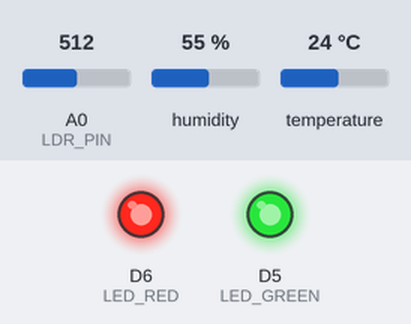
Recording of a sketch running on a simulated ESP8266 (NodeMCU). Shown: output pins drawn as LEDs (lit = HIGH). Inputs (shaded band) come from the test bench; at power-on: A0 (LDR_PIN) = 512, humidity 55 %, temperature 24 °C. WiFi joins after 1.5 s; servers stay silent unless stated; uploads are accepted with an empty reply; what the sketch prints to the serial monitor is not drawn.

Above: at 0.1 s.
At 0.6 s:
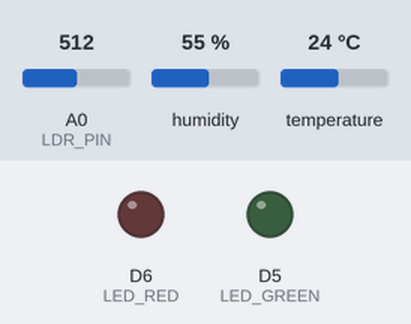
At 1.1 s:
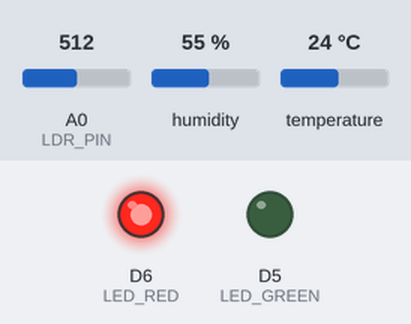
At 2.1 s:
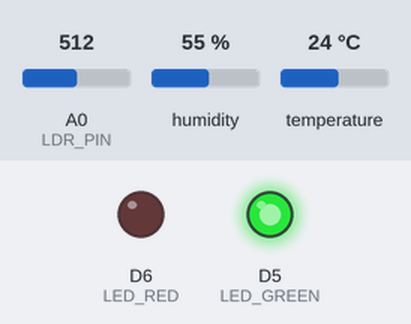
Timing chart, 0 to 3.6 s (numbered marks = the images above):
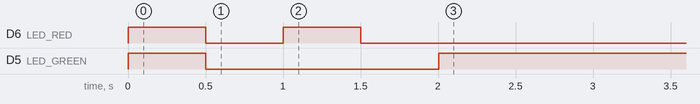

The sketch:

esp8266_telemetry.ino
```cpp
/*
 * ESP8266 Telemetry Sensor for Edge-Cloud Migration System
 *
 * Hardware:
 * - DHT22: Data pin -> D4 (GPIO2)
 * - LDR: One leg to 3.3V, other to A0 with 10K resistor to GND
 * - Green LED: D5 (GPIO14) with 220 ohm resistor
 * - Red LED: D6 (GPIO12) with 220 ohm resistor
 *
 * Sends JSON telemetry over WiFi to Edge device
 */

#include <ESP8266WiFi.h>
#include <ESP8266HTTPClient.h>
#include <DHT.h>

// ========== CONFIGURATION ==========
const char* WIFI_SSID = "YOUR_WIFI_SSID";      // Change this!
const char* WIFI_PASS = "YOUR_WIFI_PASSWORD";   // Change this!
const char* EDGE_IP = "192.168.1.100";          // Edge device IP - Change this!
const int EDGE_PORT = 8080;                      // Edge telemetry port
// ====================================

// Pin definitions
#define DHT_PIN D4        // GPIO2
#define DHT_TYPE DHT22
#define LDR_PIN A0        // Analog pin
#define LED_GREEN D5      // GPIO14 - Task on Edge
#define LED_RED D6        // GPIO12 - Task on Cloud

DHT dht(DHT_PIN, DHT_TYPE);

// Thresholds
const float TEMP_WARNING = 35.0;    // Celsius
const int LIGHT_LOW = 300;          // LDR threshold (0-1024)

void setup() {
    Serial.begin(115200);
    Serial.println("\n[ESP8266] Edge-Cloud Telemetry Sensor Starting...");

    // Initialize pins
    pinMode(LED_GREEN, OUTPUT);
    pinMode(LED_RED, OUTPUT);
    pinMode(LDR_PIN, INPUT);

    // Startup LED test
    digitalWrite(LED_GREEN, HIGH);
    digitalWrite(LED_RED, HIGH);
    delay(500);
    digitalWrite(LED_GREEN, LOW);
    digitalWrite(LED_RED, LOW);

    // Initialize DHT
    dht.begin();

    // Connect to WiFi
    Serial.printf("[WIFI] Connecting to %s", WIFI_SSID);
    WiFi.begin(WIFI_SSID, WIFI_PASS);

    while (WiFi.status() != WL_CONNECTED) {
        delay(500);
        Serial.print(".");
        digitalWrite(LED_RED, !digitalRead(LED_RED)); // Blink while connecting
    }

    Serial.println("\n[WIFI] Connected!");
    Serial.printf("[WIFI] IP: %s\n", WiFi.localIP().toString().c_str());
    digitalWrite(LED_RED, LOW);
    digitalWrite(LED_GREEN, HIGH); // Solid green = connected
}

void loop() {
    // Read sensors
    float temperature = dht.readTemperature();
    float humidity = dht.readHumidity();
    int lightLevel = analogRead(LDR_PIN);
    int rssi = WiFi.RSSI();

    // Handle DHT read errors
    if (isnan(temperature) || isnan(humidity)) {
        Serial.println("[SENSOR] DHT read failed, using defaults");
        temperature = 25.0;
        humidity = 50.0;
    }

    // Calculate stress level (0-100)
    // Higher temp = more stress, lower light = more stress
    int stress = 0;
    if (temperature > TEMP_WARNING) stress += 40;
    if (temperature > 40.0) stress += 30;
    if (lightLevel < LIGHT_LOW) stress += 20;
    if (rssi < -70) stress += 10; // Weak WiFi signal
    if (stress > 100) stress = 100;

    // Build JSON payload
    String json = "{";
    json += "\"temperature\":" + String(temperature, 1) + ",";
    json += "\"humidity\":" + String(humidity, 1) + ",";
    json += "\"light\":" + String(lightLevel) + ",";
    json += "\"rssi\":" + String(rssi) + ",";
    json += "\"stress\":" + String(stress) + ",";
    json += "\"device\":\"esp8266\"";
    json += "}";

    Serial.printf("[SENSOR] Temp:%.1f°C Hum:%.1f%% Light:%d RSSI:%d Stress:%d%%\n",
                  temperature, humidity, lightLevel, rssi, stress);

    // Send to Edge device
    if (WiFi.status() == WL_CONNECTED) {
        WiFiClient client;
        HTTPClient http;

        String url = "http://" + String(EDGE_IP) + ":" + String(EDGE_PORT) + "/telemetry";
        http.begin(client, url);
        http.addHeader("Content-Type", "application/json");

        int httpCode = http.POST(json);

        if (httpCode > 0) {
            String response = http.getString();
            Serial.printf("[HTTP] Response: %s\n", response.c_str());

            // Parse response to control LEDs
            if (response.indexOf("\"status\":\"edge\"") > 0) {
                digitalWrite(LED_GREEN, HIGH);
                digitalWrite(LED_RED, LOW);
            } else if (response.indexOf("\"status\":\"cloud\"") > 0) {
                digitalWrite(LED_GREEN, LOW);
                digitalWrite(LED_RED, HIGH);
            } else if (response.indexOf("\"status\":\"idle\"") > 0) {
                digitalWrite(LED_GREEN, LOW);
                digitalWrite(LED_RED, LOW);
            }
        } else {
            Serial.printf("[HTTP] Failed: %s\n", http.errorToString(httpCode).c_str());
            // Blink both LEDs on error
            digitalWrite(LED_GREEN, HIGH);
            digitalWrite(LED_RED, HIGH);
            delay(100);
            digitalWrite(LED_GREEN, LOW);
            digitalWrite(LED_RED, LOW);
        }

        http.end();
    }

    delay(2000); // Send every 2 seconds
}
```
